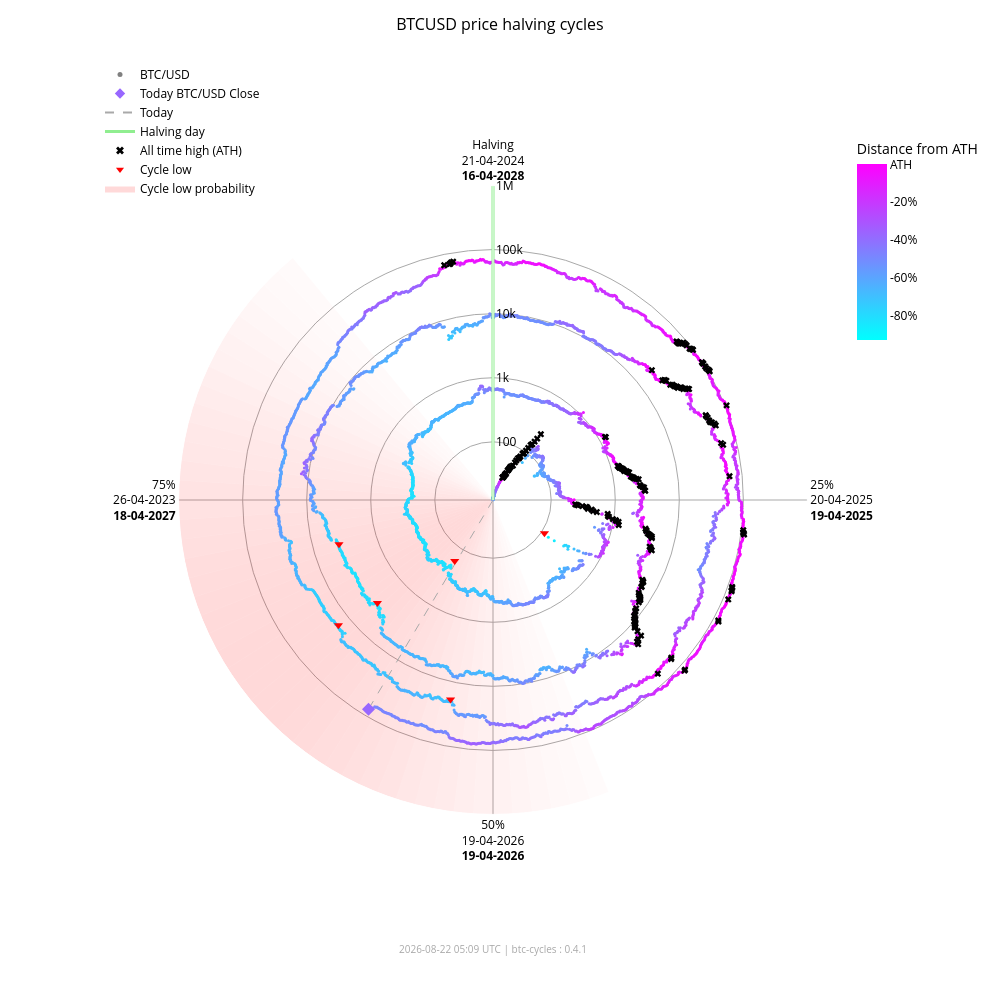

Here is the notebook cell this chart was saved with:
### Markdown cell above
### Interactive chart (plotly)

### Code cell
fig_interactive = btc.plot(
    kind="interactive",
    from_date="2012-11-28",
)
# plotly config for interactivity
config = {"scrollZoom": True, "displayModeBar": True}
# display in notebook
fig_interactive.show(config=config)

### Figure 1 — Plotly figure (JSON) as saved in the notebook; plotly's stock layout.template omitted (floating-point values rounded to 4 significant figures; data arrays with more than 128 entries replaced by an {"elided": "..."} marker saying what was removed)
{"data": [{"fill": "toself", "fillcolor": "rgba(255,0,0,0.017168280509461755)", "hoverinfo": "skip", "line": {"width": 0}, "mode": "lines", "r": [12.35, 1000000, 1000000, 12.35, 12.35], "showlegend": false, "theta": [158.4, 158.4, 162.0, 162.0, 158.4], "type": "scatterpolar"}, {"fill": "toself", "fillcolor": "rgba(255,0,0,0.022114794501891175)", "hoverinfo": "skip", "line": {"width": 0}, "mode": "lines", "r": [12.35, 1000000, 1000000, 12.35, 12.35], "showlegend": false, "theta": [162.0, 162.0, 165.6, 165.6, 162.0], "type": "scatterpolar"}, {"fill": "toself", "fillcolor": "rgba(255,0,0,0.02790404259511669)", "hoverinfo": "skip", "line": {"width": 0}, "mode": "lines", "r": [12.35, 1000000, 1000000, 12.35, 12.35], "showlegend": false, "theta": [165.6, 165.6, 169.2, 169.2, 165.6], "type": "scatterpolar"}, {"fill": "toself", "fillcolor": "rgba(255,0,0,0.034518294852420334)", "hoverinfo": "skip", "line": {"width": 0}, "mode": "lines", "r": [12.35, 1000000, 1000000, 12.35, 12.35], "showlegend": false, "theta": [169.2, 169.2, 172.8, 172.8, 169.2], "type": "scatterpolar"}, {"fill": "toself", "fillcolor": "rgba(255,0,0,0.041901979682821514)", "hoverinfo": "skip", "line": {"width": 0}, "mode": "lines", "r": [12.35, 1000000, 1000000, 12.35, 12.35], "showlegend": false, "theta": [172.8, 172.8, 176.4, 176.4, 172.8], "type": "scatterpolar"}, {"fill": "toself", "fillcolor": "rgba(255,0,0,0.04996405861294358)", "hoverinfo": "skip", "line": {"width": 0}, "mode": "lines", "r": [12.35, 1000000, 1000000, 12.35, 12.35], "showlegend": false, "theta": [176.4, 176.4, 180.0, 180.0, 176.4], "type": "scatterpolar"}, {"fill": "toself", "fillcolor": "rgba(255,0,0,0.05858349692240514)", "hoverinfo": "skip", "line": {"width": 0}, "mode": "lines", "r": [12.35, 1000000, 1000000, 12.35, 12.35], "showlegend": false, "theta": [180.0, 180.0, 183.6, 183.6, 180.0], "type": "scatterpolar"}, {"fill": "toself", "fillcolor": "rgba(255,0,0,0.06761662035375064)", "hoverinfo": "skip", "line": {"width": 0}, "mode": "lines", "r": [12.35, 1000000, 1000000, 12.35, 12.35], "showlegend": false, "theta": [183.6, 183.6, 187.2, 187.2, 183.6], "type": "scatterpolar"}, {"fill": "toself", "fillcolor": "rgba(255,0,0,0.07690481219944661)", "hoverinfo": "skip", "line": {"width": 0}, "mode": "lines", "r": [12.35, 1000000, 1000000, 12.35, 12.35], "showlegend": false, "theta": [187.2, 187.2, 190.8, 190.8, 187.2], "type": "scatterpolar"}, {"fill": "toself", "fillcolor": "rgba(255,0,0,0.08628112000611096)", "hoverinfo": "skip", "line": {"width": 0}, "mode": "lines", "r": [12.35, 1000000, 1000000, 12.35, 12.35], "showlegend": false, "theta": [190.8, 190.8, 194.4, 194.4, 190.8], "type": "scatterpolar"}, {"fill": "toself", "fillcolor": "rgba(255,0,0,0.09557490841018089)", "hoverinfo": "skip", "line": {"width": 0}, "mode": "lines", "r": [12.35, 1000000, 1000000, 12.35, 12.35], "showlegend": false, "theta": [194.4, 194.4, 198.0, 198.0, 194.4], "type": "scatterpolar"}, {"fill": "toself", "fillcolor": "rgba(255,0,0,0.10461455782963762)", "hoverinfo": "skip", "line": {"width": 0}, "mode": "lines", "r": [12.35, 1000000, 1000000, 12.35, 12.35], "showlegend": false, "theta": [198.0, 198.0, 201.6, 201.6, 198.0], "type": "scatterpolar"}, {"fill": "toself", "fillcolor": "rgba(255,0,0,0.11322908719652829)", "hoverinfo": "skip", "line": {"width": 0}, "mode": "lines", "r": [12.35, 1000000, 1000000, 12.35, 12.35], "showlegend": false, "theta": [201.6, 201.6, 205.2, 205.2, 201.6], "type": "scatterpolar"}, {"fill": "toself", "fillcolor": "rgba(255,0,0,0.12125015337052986)", "hoverinfo": "skip", "line": {"width": 0}, "mode": "lines", "r": [12.35, 1000000, 1000000, 12.35, 12.35], "showlegend": false, "theta": [205.2, 205.2, 208.8, 208.8, 205.2], "type": "scatterpolar"}, {"fill": "toself", "fillcolor": "rgba(255,0,0,0.12851590515331976)", "hoverinfo": "skip", "line": {"width": 0}, "mode": "lines", "r": [12.35, 1000000, 1000000, 12.35, 12.35], "showlegend": false, "theta": [208.8, 208.8, 212.4, 212.4, 208.8], "type": "scatterpolar"}, {"fill": "toself", "fillcolor": "rgba(255,0,0,0.13487757461161184)", "hoverinfo": "skip", "line": {"width": 0}, "mode": "lines", "r": [12.35, 1000000, 1000000, 12.35, 12.35], "showlegend": false, "theta": [212.4, 212.4, 216.0, 216.0, 212.4], "type": "scatterpolar"}, {"fill": "toself", "fillcolor": "rgba(255,0,0,0.14020862181849592)", "hoverinfo": "skip", "line": {"width": 0}, "mode": "lines", "r": [12.35, 1000000, 1000000, 12.35, 12.35], "showlegend": false, "theta": [216.0, 216.0, 219.6, 219.6, 216.0], "type": "scatterpolar"}, {"fill": "toself", "fillcolor": "rgba(255,0,0,0.14441504950654527)", "hoverinfo": "skip", "line": {"width": 0}, "mode": "lines", "r": [12.35, 1000000, 1000000, 12.35, 12.35], "showlegend": false, "theta": [219.6, 219.6, 223.2, 223.2, 219.6], "type": "scatterpolar"}, {"fill": "toself", "fillcolor": "rgba(255,0,0,0.14744459351271713)", "hoverinfo": "skip", "line": {"width": 0}, "mode": "lines", "r": [12.35, 1000000, 1000000, 12.35, 12.35], "showlegend": false, "theta": [223.2, 223.2, 226.8, 226.8, 223.2], "type": "scatterpolar"}, {"fill": "toself", "fillcolor": "rgba(255,0,0,0.14929223192296423)", "hoverinfo": "skip", "line": {"width": 0}, "mode": "lines", "r": [12.35, 1000000, 1000000, 12.35, 12.35], "showlegend": false, "theta": [226.8, 226.8, 230.4, 230.4, 226.8], "type": "scatterpolar"}, {"fill": "toself", "fillcolor": "rgba(255,0,0,0.15)", "hoverinfo": "skip", "line": {"width": 0}, "mode": "lines", "r": [12.35, 1000000, 1000000, 12.35, 12.35], "showlegend": false, "theta": [230.4, 230.4, 234.0, 234.0, 230.4], "type": "scatterpolar"}, {"fill": "toself", "fillcolor": "rgba(255,0,0,0.14965033825231114)", "hoverinfo": "skip", "line": {"width": 0}, "mode": "lines", "r": [12.35, 1000000, 1000000, 12.35, 12.35], "showlegend": false, "theta": [234.0, 234.0, 237.6, 237.6, 234.0], "type": "scatterpolar"}, {"fill": "toself", "fillcolor": "rgba(255,0,0,0.14835378057909807)", "hoverinfo": "skip", "line": {"width": 0}, "mode": "lines", "r": [12.35, 1000000, 1000000, 12.35, 12.35], "showlegend": false, "theta": [237.6, 237.6, 241.2, 241.2, 237.6], "type": "scatterpolar"}, {"fill": "toself", "fillcolor": "rgba(255,0,0,0.14623322283554635)", "hoverinfo": "skip", "line": {"width": 0}, "mode": "lines", "r": [12.35, 1000000, 1000000, 12.35, 12.35], "showlegend": false, "theta": [241.2, 241.2, 244.8, 244.8, 241.2], "type": "scatterpolar"}, {"fill": "toself", "fillcolor": "rgba(255,0,0,0.1434078538226231)", "hoverinfo": "skip", "line": {"width": 0}, "mode": "lines", "r": [12.35, 1000000, 1000000, 12.35, 12.35], "showlegend": false, "theta": [244.8, 244.8, 248.4, 248.4, 244.8], "type": "scatterpolar"}, {"fill": "toself", "fillcolor": "rgba(255,0,0,0.13997983179373427)", "hoverinfo": "skip", "line": {"width": 0}, "mode": "lines", "r": [12.35, 1000000, 1000000, 12.35, 12.35], "showlegend": false, "theta": [248.4, 248.4, 252.0, 252.0, 248.4], "type": "scatterpolar"}, {"fill": "toself", "fillcolor": "rgba(255,0,0,0.13602598258454268)", "hoverinfo": "skip", "line": {"width": 0}, "mode": "lines", "r": [12.35, 1000000, 1000000, 12.35, 12.35], "showlegend": false, "theta": [252.0, 252.0, 255.6, 255.6, 252.0], "type": "scatterpolar"}, {"fill": "toself", "fillcolor": "rgba(255,0,0,0.13159547355344953)", "hoverinfo": "skip", "line": {"width": 0}, "mode": "lines", "r": [12.35, 1000000, 1000000, 12.35, 12.35], "showlegend": false, "theta": [255.6, 255.6, 259.2, 259.2, 255.6], "type": "scatterpolar"}, {"fill": "toself", "fillcolor": "rgba(255,0,0,0.12671301775492697)", "hoverinfo": "skip", "line": {"width": 0}, "mode": "lines", "r": [12.35, 1000000, 1000000, 12.35, 12.35], "showlegend": false, "theta": [259.2, 259.2, 262.8, 262.8, 259.2], "type": "scatterpolar"}, {"fill": "toself", "fillcolor": "rgba(255,0,0,0.12138610149219965)", "hoverinfo": "skip", "line": {"width": 0}, "mode": "lines", "r": [12.35, 1000000, 1000000, 12.35, 12.35], "showlegend": false, "theta": [262.8, 262.8, 266.4, 266.4, 262.8], "type": "scatterpolar"}, {"fill": "toself", "fillcolor": "rgba(255,0,0,0.1156142551644921)", "hoverinfo": "skip", "line": {"width": 0}, "mode": "lines", "r": [12.35, 1000000, 1000000, 12.35, 12.35], "showlegend": false, "theta": [266.4, 266.4, 270.0, 270.0, 266.4], "type": "scatterpolar"}, {"fill": "toself", "fillcolor": "rgba(255,0,0,0.10939851441251548)", "hoverinfo": "skip", "line": {"width": 0}, "mode": "lines", "r": [12.35, 1000000, 1000000, 12.35, 12.35], "showlegend": false, "theta": [270.0, 270.0, 273.6, 273.6, 270.0], "type": "scatterpolar"}, {"fill": "toself", "fillcolor": "rgba(255,0,0,0.10274974912946185)", "hoverinfo": "skip", "line": {"width": 0}, "mode": "lines", "r": [12.35, 1000000, 1000000, 12.35, 12.35], "showlegend": false, "theta": [273.6, 273.6, 277.2, 277.2, 273.6], "type": "scatterpolar"}, {"fill": "toself", "fillcolor": "rgba(255,0,0,0.09569517349791425)", "hoverinfo": "skip", "line": {"width": 0}, "mode": "lines", "r": [12.35, 1000000, 1000000, 12.35, 12.35], "showlegend": false, "theta": [277.2, 277.2, 280.8, 280.8, 277.2], "type": "scatterpolar"}, {"fill": "toself", "fillcolor": "rgba(255,0,0,0.08828282625646727)", "hoverinfo": "skip", "line": {"width": 0}, "mode": "lines", "r": [12.35, 1000000, 1000000, 12.35, 12.35], "showlegend": false, "theta": [280.8, 280.8, 284.4, 284.4, 280.8], "type": "scatterpolar"}, {"fill": "toself", "fillcolor": "rgba(255,0,0,0.08058400018765345)", "hoverinfo": "skip", "line": {"width": 0}, "mode": "lines", "r": [12.35, 1000000, 1000000, 12.35, 12.35], "showlegend": false, "theta": [284.4, 284.4, 288.0, 288.0, 284.4], "type": "scatterpolar"}, {"fill": "toself", "fillcolor": "rgba(255,0,0,0.07269354608292704)", "hoverinfo": "skip", "line": {"width": 0}, "mode": "lines", "r": [12.35, 1000000, 1000000, 12.35, 12.35], "showlegend": false, "theta": [288.0, 288.0, 291.6, 291.6, 288.0], "type": "scatterpolar"}, {"fill": "toself", "fillcolor": "rgba(255,0,0,0.06472784449068783)", "hoverinfo": "skip", "line": {"width": 0}, "mode": "lines", "r": [12.35, 1000000, 1000000, 12.35, 12.35], "showlegend": false, "theta": [291.6, 291.6, 295.2, 295.2, 291.6], "type": "scatterpolar"}, {"fill": "toself", "fillcolor": "rgba(255,0,0,0.05682021976743955)", "hoverinfo": "skip", "line": {"width": 0}, "mode": "lines", "r": [12.35, 1000000, 1000000, 12.35, 12.35], "showlegend": false, "theta": [295.2, 295.2, 298.8, 298.8, 295.2], "type": "scatterpolar"}, {"fill": "toself", "fillcolor": "rgba(255,0,0,0.04911378436707333)", "hoverinfo": "skip", "line": {"width": 0}, "mode": "lines", "r": [12.35, 1000000, 1000000, 12.35, 12.35], "showlegend": false, "theta": [298.8, 298.8, 302.4, 302.4, 298.8], "type": "scatterpolar"}, {"fill": "toself", "fillcolor": "rgba(255,0,0,0.04175213714896469)", "hoverinfo": "skip", "line": {"width": 0}, "mode": "lines", "r": [12.35, 1000000, 1000000, 12.35, 12.35], "showlegend": false, "theta": [302.4, 302.4, 306.0, 306.0, 302.4], "type": "scatterpolar"}, {"fill": "toself", "fillcolor": "rgba(255,0,0,0.034868865657538876)", "hoverinfo": "skip", "line": {"width": 0}, "mode": "lines", "r": [12.35, 1000000, 1000000, 12.35, 12.35], "showlegend": false, "theta": [306.0, 306.0, 309.6, 309.6, 306.0], "type": "scatterpolar"}, {"fill": "toself", "fillcolor": "rgba(255,0,0,0.02857722515334582)", "hoverinfo": "skip", "line": {"width": 0}, "mode": "lines", "r": [12.35, 1000000, 1000000, 12.35, 12.35], "showlegend": false, "theta": [309.6, 309.6, 313.2, 313.2, 309.6], "type": "scatterpolar"}, {"fill": "toself", "fillcolor": "rgba(255,0,0,0.022961515313555197)", "hoverinfo": "skip", "line": {"width": 0}, "mode": "lines", "r": [12.35, 1000000, 1000000, 12.35, 12.35], "showlegend": false, "theta": [313.2, 313.2, 316.8, 316.8, 313.2], "type": "scatterpolar"}, {"fill": "toself", "fillcolor": "rgba(255,0,0,0.01807146942917362)", "hoverinfo": "skip", "line": {"width": 0}, "mode": "lines", "r": [12.35, 1000000, 1000000, 12.35, 12.35], "showlegend": false, "theta": [316.8, 316.8, 320.4, 320.4, 316.8], "type": "scatterpolar"}, {"hoverinfo": "text", "marker": {"color": {"elided": "5016 str values"}, "size": 3}, "mode": "markers", "r": {"elided": "5016 float values"}, "showlegend": false, "text": {"elided": "5016 str values"}, "theta": {"elided": "5016 float values"}, "type": "scatterpolar"}, {"hoverinfo": "skip", "line": {"color": "lightgreen", "width": 3}, "mode": "lines", "r": [12.35, 1000000], "showlegend": false, "theta": [0, 0], "type": "scatterpolar"}, {"hoverinfo": "skip", "line": {"color": "darkgrey", "dash": "dash", "width": 1}, "mode": "lines", "r": [12.35, 78000.0], "showlegend": false, "theta": [210.8, 210.8], "type": "scatterpolar"}, {"hoverinfo": "text", "marker": {"color": "#9867ff", "size": 10, "symbol": "diamond"}, "mode": "markers", "r": [78000.0], "showlegend": false, "text": ["Today<br>Date: 2026-08-22<br>Price: $77,999.97"], "theta": [210.8], "type": "scatterpolar"}, {"hoverinfo": "text", "marker": {"color": "black", "size": 6, "symbol": "x"}, "mode": "markers", "r": {"elided": "195 float values"}, "showlegend": false, "text": {"elided": "195 str values"}, "theta": {"elided": "195 float values"}, "type": "scatterpolar"}, {"hoverinfo": "text", "marker": {"color": "red", "size": 8, "symbol": "triangle-down"}, "mode": "markers", "r": [111.6, 164.9, 3233.0, 3925.0, 18950.0, 15760.0], "showlegend": false, "text": ["Cycle Low<br>Date: 2014-02-21<br>Price: $111.56<br>ATH distance: -91.0%", "Cycle Low<br>Date: 2015-01-14<br>Price: $164.92<br>ATH distance: -86.7%", "Cycle Low<br>Date: 2018-12-15<br>Price: $3,232.51<br>ATH distance: -83.3%", "Cycle Low<br>Date: 2019-03-25<br>Price: $3,924.55<br>ATH distance: -79.7%", "Cycle Low<br>Date: 2022-06-18<br>Price: $18,954.25<br>ATH distance: -71.9%", "Cycle Low<br>Date: 2022-11-21<br>Price: $15,760.19<br>ATH distance: -76.7%"], "theta": [122.8, 212.1, 228.3, 254.0, 192.0, 231.0], "type": "scatterpolar"}, {"marker": {"color": "grey", "size": 5}, "mode": "markers", "name": "BTC/USD", "r": [null], "theta": [null], "type": "scatterpolar"}, {"marker": {"color": "#9867ff", "size": 8, "symbol": "diamond"}, "mode": "markers", "name": "Today BTC/USD Close", "r": [null], "theta": [null], "type": "scatterpolar"}, {"line": {"color": "darkgrey", "dash": "dash"}, "mode": "lines", "name": "Today", "r": [null], "theta": [null], "type": "scatterpolar"}, {"line": {"color": "lightgreen", "width": 3}, "mode": "lines", "name": "Halving day", "r": [null], "theta": [null], "type": "scatterpolar"}, {"marker": {"color": "black", "size": 7, "symbol": "x"}, "mode": "markers", "name": "All time high (ATH)", "r": [null], "theta": [null], "type": "scatterpolar"}, {"marker": {"color": "red", "size": 7, "symbol": "triangle-down"}, "mode": "markers", "name": "Cycle low", "r": [null], "theta": [null], "type": "scatterpolar"}, {"fill": "toself", "fillcolor": "rgba(255,0,0,0.15)", "line": {"width": 0}, "mode": "lines", "name": "Cycle low probability", "r": [null], "theta": [null], "type": "scatterpolar"}, {"hoverinfo": "skip", "marker": {"cmax": 0, "cmin": -0.9307, "color": [0], "colorbar": {"len": 0.25, "ticktext": ["ATH", "-20%", "-40%", "-60%", "-80%", "-100%"], "tickvals": [0, -0.2, -0.4, -0.6, -0.8, -1.0], "title": {"text": "Distance from ATH"}, "x": 0.95, "y": 0.92, "yanchor": "top"}, "colorscale": {"elided": "256x2 mixed values"}, "showscale": true, "size": 0}, "mode": "markers", "r": [null], "showlegend": false, "theta": [null], "type": "scatterpolar"}], "layout": {"annotations": [{"font": {"color": "darkgrey", "size": 10}, "showarrow": false, "text": "2026-08-22 05:09 UTC | btc-cycles : 0.4.1", "x": 0.5, "xref": "paper", "y": -0.02, "yref": "paper"}], "font": {"color": "black"}, "height": 1000, "legend": {"bgcolor": "rgba(0,0,0,0)", "font": {"color": "black"}, "x": 0.0, "y": 1.0}, "margin": {"b": 60, "l": 100, "r": 80, "t": 60}, "paper_bgcolor": "white", "plot_bgcolor": "white", "polar": {"angularaxis": {"color": "black", "direction": "clockwise", "gridcolor": "darkgrey", "rotation": 90, "ticktext": ["Halving<br>21-04-2024<br><b>16-04-2028</b>", "25%<br>20-04-2025<br><b>19-04-2025</b>", "50%<br>19-04-2026<br><b>19-04-2026</b>", "75%<br>26-04-2023<br><b>18-04-2027</b>"], "tickvals": [0, 90, 180, 270]}, "bgcolor": "white", "domain": {"x": [0.1, 0.9], "y": [0.05, 0.95]}, "radialaxis": {"angle": 90, "color": "black", "gridcolor": "darkgrey", "range": [1.092, 6.0], "tickangle": 90, "ticktext": ["100", "1k", "10k", "100k", "1M"], "tickvals": [100, 1000, 10000, 100000, 1000000], "type": "log"}}, "title": {"font": {"color": "black", "size": 16}, "text": "BTCUSD price halving cycles", "x": 0.5}, "width": 1000}}
